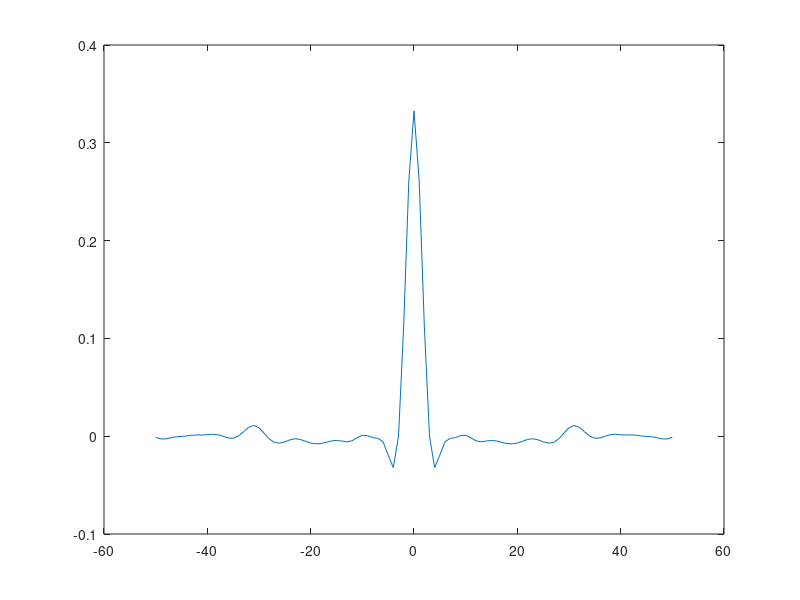

This figure's MATLAB source:
function CNSP3_maincode
load('CN_Project3_2016.mat');
%time_stim=linspace(0.001,20,20000);
ACF=zeros(1,101);
for T=-50:50
    sum=0;
    for n=max(1,1-T):min(20000,20000-T)
        sum=sum+(Stimulus(n))*(Stimulus(n+T));
    end
    ACF(51+T) = sum/(20000-abs(T));
    
end
plot(-50:50,ACF);
peak=max(ACF);
sigmasq=var(Stimulus);
error=abs((peak-sigmasq)/sigmasq)*100


%PSTH





end